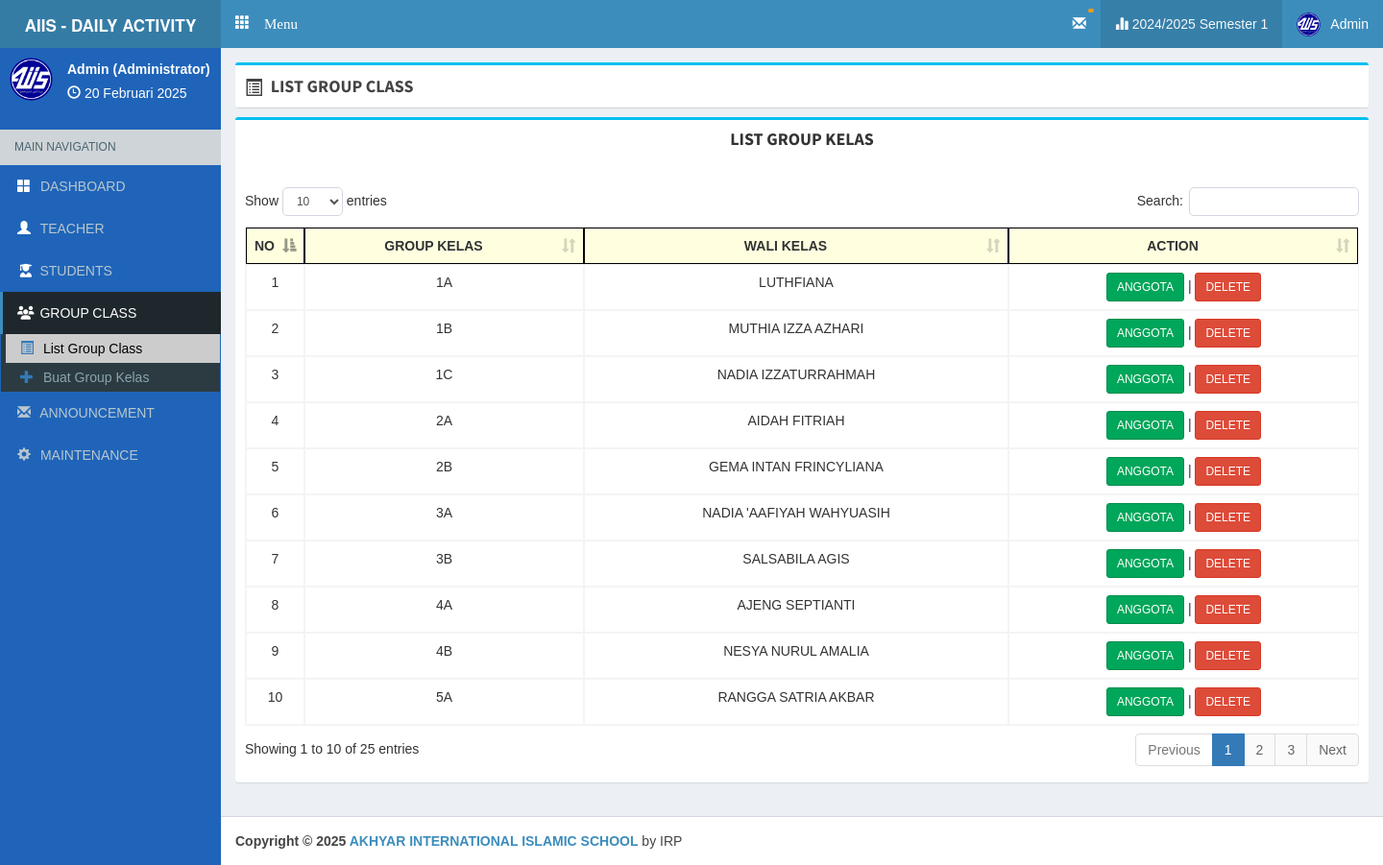
Screenshot of /admin/listgroupclass (signed in) with the database file from the repository.
### tables this page shows
CREATE TABLE `tahun_ajaran` (
  `id_tahun_ajaran` int(11) NOT NULL,
  `c_role` varchar(50) DEFAULT NULL,
  `tahun` varchar(50) DEFAULT NULL,
  `semester` varchar(50) DEFAULT NULL,
  `status` varchar(50) DEFAULT NULL
);

CREATE TABLE `group_kelas` (
  `id` int(11) NOT NULL,
  `nama_group_kelas` char(250) DEFAULT NULL,
  `walas` varchar(250) DEFAULT NULL,
  `nip` varchar(50) DEFAULT NULL
);

CREATE TABLE `aplikasi` (
  `id` int(2) NOT NULL,
  `alamat` varchar(30) NOT NULL,
  `kepsek` varchar(30) NOT NULL,
  `nipkepsek` varchar(30) NOT NULL,
  `namasek` varchar(60) NOT NULL
);

### php/config.php (called while the page is built, shortened)
<?php
$dbhost ='localhost';
$dbuser ='root';
$dbpass ='';
$dbname ='daily_activity_upt1';
$con=mysqli_connect($dbhost,$dbuser,$dbpass,$dbname);
$base='http://localhost/daily_act_upt1/';
$basead='http://localhost/daily_act_upt1/admin/';
$aplikasi=mysqli_fetch_array(mysqli_query($con,"SELECT * FROM aplikasi limit 1"));
?>

### php/function.php (called while the page is built, shortened)
<?php
function tgl($date){
  $array_bulan = array(1=>'Januari','Februari','Maret', 'April', 'Mei', 'Juni','Juli','Agustus','September','Oktober', 'November','Desember');
  $date = strtotime($date);
  $tanggal = date ('j', $date);
  $bulan = $array_bulan[date('n',$date)];
  $tahun = date('Y',$date);
  $result = $tanggal ." ". $bulan ." ". $tahun;
  return($result);
}
?>

### admin/view/students/listgroupclass.php (the view, shortened to what this page needs)
<?php
	$timeOut        = $_SESSION['expire'];
	$timeRunningOut = time() + 5;
  $no             = 1;
  if ($timeRunningOut == $timeOut || $timeRunningOut > $timeOut) {
    $_SESSION['form_success'] = "session_time_out";
    $timeIsOut = 1;
    error_reporting(1);
  } else {
    $queryListGroupClass = mysqli_query($con, "
      SELECT *
      FROM
      group_kelas
      ORDER BY
      nama_group_kelas ASC
    ");
  }
?>
<link href="https://cdn.jsdelivr.net/npm/select2@4.1.0-rc.0/dist/css/select2.min.css" rel="stylesheet" />
<div class="box box-info">
  <center>
    <h4 id="judul_daily">
      <strong> LIST GROUP KELAS </strong>
    </h4>
  </center>
  <br>
  <div class="box-body table-responsive">
    <table id="hightlight_list_siswa" style="text-align: center;" class="table table-bordered table-hover">
      <thead>
        <tr style="background-color: lightyellow; font-weight: bold;">
          <th style="text-align: center; border: 1px solid black;" width="5%">NO</th>
          <th style="text-align: center; border: 1px solid black;"> GROUP KELAS </th>
          <th style="text-align: center; border: 1px solid black;"> WALI KELAS </th>
          <th style="text-align: center; border: 1px solid black;"> ACTION </th>
        </tr>
      </thead>
      <tbody>
        <?php foreach ($queryListGroupClass as $groupKelas): ?>
          <tr>
            <td style="text-align: center;"> <?= $no++; ?> </td>
            <td style="text-align: center;"> <?= $groupKelas['nama_group_kelas']; ?> </td>
            <td style="text-align: center;"> <?= str_replace([" S.Pd.I", "S.Pd", ",", " S.Sos", " S.Ag", " Lc.", "  A.Md", " S.Si", " M.Pd", " S.Psi."], "", $groupKelas['walas']); ?> </td>
            <td style="text-align: center;">
              <a href="<?= $basead; ?>groupclass/<?= $groupKelas['nama_group_kelas']; ?>" class="btn btn-success btn-sm"> ANGGOTA </a> |
              <button class="btn btn-sm btn-danger" data-target="#hapus<?= $groupKelas['id']; ?>" data-toggle="modal"> DELETE </button>
            </td>
          </tr>
        <?php endforeach ?>
      </tbody>
    </table>
  </div>
</div>

### admin/main.php (shortened to what this page needs)
<?php
  require '../php/config.php';
  require '../php/function.php';
  $currTahun    = "";
  $currSemester = "";
  $check = mysqli_num_rows(mysqli_query($con, "SELECT * FROM tahun_ajaran WHERE status = 'aktif' AND c_role = '$_SESSION[key_admin]' "));
  if ($check != 0) {
    $currTahun = mysqli_query($con, "SELECT tahun FROM tahun_ajaran WHERE status = 'aktif' AND c_role = '$_SESSION[key_admin]' ");
    $currTahun = mysqli_fetch_assoc($currTahun)['tahun'];
    $currSemester = mysqli_query($con, "SELECT semester FROM tahun_ajaran WHERE status = 'aktif' AND c_role = '$_SESSION[key_admin]' ");
    $currSemester = mysqli_fetch_assoc($currSemester)['semester'];
  } else {
    $currTahun    = "";
    $currSemester = "";
  }
  $na = mysqli_fetch_array(mysqli_query($con,"SELECT * FROM admin where c_admin = '$_SESSION[key_admin]' "));
?>
<!DOCTYPE html>
<html>
<head>
  <link href="<?php echo $base; ?>theme/js/summernote.min.css" rel="stylesheet"/>
  <link rel="stylesheet" href="<?php echo $base; ?>theme/plugins/datatables/dataTables.bootstrap.css">
  <link rel="stylesheet" href="<?php echo $base; ?>theme/plugins/iCheck/square/blue.css">
  <link rel="stylesheet" href="<?= $base; ?>theme/bower_components/bootstrap/dist/css/bootstrap.min.css">
  <link rel="stylesheet" href="<?= $base; ?>theme/bower_components/font-awesome/css/font-awesome.min.css">
  <link rel="stylesheet" href="https://cdnjs.cloudflare.com/ajax/libs/font-awesome/6.5.1/css/all.min.css" />
  <link rel="stylesheet" href="<?= $base; ?>theme/dist/css/AdminLTE.min.css">
  <link rel="stylesheet" href="<?= $base; ?>theme/dist/css/skins/_all-skins.min.css">
  <link rel="stylesheet" href="<?php echo $base; ?>theme/plugins/pace/pace.min.css">
  <link href="https://cdn.jsdelivr.net/npm/select2@4.1.0-rc.0/dist/css/select2.min.css" rel="stylesheet" />
  <link href="<?php echo $base; ?>theme/datetime/css/bootstrap-datetimepicker.min.css" rel="stylesheet">
  <link rel="stylesheet" href="<?php echo $base; ?>theme/plugins/select2/select2.min.css">
  <link rel="stylesheet" href="<?php echo $base; ?>theme/dist/css/AdminLTE.min.css">
  <link rel="stylesheet" href="<?php echo $base; ?>theme/dist/css/skins/_all-skins.min.css">
  <link rel="stylesheet" href="<?php echo $base; ?>theme/dist/css/overridecss.css">
</head>
<body class="skin-blue hold-transition fixed"
oncontextmenu="return false">
<div class="wrapper">
  <header class="main-header">
    <a href="#" class="logo">
      <span class="logo-lg"> <b style="font-size: 17px;"> AIIS - DAILY ACTIVITY </b> </span>
    </a>
    <nav class="navbar navbar-static-top" role="navigation">
     <a href="#" class="glyphicon glyphicon-th" data-toggle="offcanvas" role="button" style="color: #fff;margin-top: 15px;margin-left: 15px;font-size: 15px;"> Menu
      </a>
      <div class="navbar-custom-menu">
        <ul class="nav navbar-nav">
          <li class="dropdown notifications-menu">
            <a href="#" class="dropdown-toggle" id="untukNotifNoApprKepsek" data-toggle="dropdown">
              <i class="glyphicon glyphicon-envelope"></i>
              <span class="label label-warning" id="notifInfoList">  </span>
            </a>
          </li>
          <li class="active">
            <a><i class="glyphicon glyphicon-stats"></i> <?= $currTahun; ?> Semester <?= $currSemester; ?></a>
          </li>
          <li class="dropdown user user-menu" id="bgnNama">
            <a href="#" class="dropdown-toggle" data-toggle="dropdown">
              <img src="<?php echo $base; ?>imgstatis/logo2.png" class="user-image" alt="User Image">
                <span class="hidden-xs"><?php echo ucfirst($_SESSION['name_user']) ?></span>
              </a>
          </li>
        </ul>
      </div>
    </nav>
  </header>
  <aside class="main-sidebar">
    <section class="sidebar cobasidebar">
      <div class="user-panel">
        <div class="pull-left image">
            <img src="<?php echo $base; ?>imgstatis/logo2.png" class="img-circle" alt="User Image">
        </div>
        <div class="pull-left info">
          <p><?= ucfirst($na['username']); ?> (<?= $na['nama']; ?>) </p>
          <i class="glyphicon glyphicon-time"></i> <?php echo tgl(date('d-m-Y')); ?>
        </div>
      </div>
      <ul class="sidebar-menu">
        <li class="header">MAIN NAVIGATION</li>
        <li>
          <a href="<?= $basead; ?>" id="dashboard"><i style="color: white;" class="glyphicon glyphicon-th-large text-primary"></i> <span id=""> DASHBOARD </span> </a>
        </li>
        <li>
          <a href="<?= $basead; ?>teacher" id="addguru"><i style="color: white;" class="glyphicon glyphicon-user"></i> <span id="addtc"> TEACHER </span> </a>
        </li>
        <li>
          <a href="<?= $basead; ?>students" id="students"><i style="color: white;" class="fa-classic fa-solid fa-user-graduate fa-fw"></i> <span id="addst" style="margin-left: 2px;"> STUDENTS </span> </a>
        </li>
        <li>
          <a href="#" id="list_student">
            <i class="fa-solid fa-users"></i> <span style="margin-left: 2px;"> GROUP CLASS </span>
          </a>
          <ul class="treeview-menu">
            <li>
              <a href="<?= $basead; ?>listgroupclass" id="listgroupclass"><i class="glyphicon glyphicon-list-alt text-primary"></i> <span id="g_kls"> List Group Class </span> </a>
            </li>
            <li>
              <a href="<?= $basead; ?>creategroupstudents" id="creategroupstudents"><i class="glyphicon glyphicon-plus text-primary"></i> <span id="b_gk"> Buat Group Kelas </span> </a>
            </li>
          </ul>
        </li>
        <li>
          <a href="#" id="list_announcement">
            <i class="glyphicon glyphicon-envelope"></i> <span> ANNOUNCEMENT </span>
          </a>
        </li>
        <li>
          <a href="#" id="list_maintenance">
            <i class="glyphicon glyphicon-cog"></i> <span id="titleList2"> MAINTENANCE </span>
          </a>
        </li>
      </ul>
    </section>
  </aside>
  <div class="content-wrapper">
    <?php if (!empty($_GET['on'])): ?>
      <?php if ($_GET['on'] != 'createdaily'): ?>
        <section class="content-header" id="content_head">
          <div class="box box-info" style="margin-bottom: -5px;">
            <div class="box-header with-border">
              <h3 class="box-title" id="boxTitle"> <i class="fa" id="addIcon"></i> <span id="isiMenu"> </span> </h3>
            </div>
          </div>
        </section>
      <?php endif ?>
    <?php endif ?>
    <section class="content" id="isi_konten">
<?php
  if(empty($_GET['on'])){require 'view/dashboard/index.php';}
  else{
    $act=($_GET['on']);
    if($act=='kelas'){
      require 'view/a-kelas.php';
    }
    else if ($act == 'checkpembayarandaninputdata') {
      require 'view/spp/check_pembayaran/check_pembayaran_dan_inputdata.php';
    }
    elseif ($act == 'editdata') {
      require 'view/spp/edit_data/editdata.php';
    }
    elseif($act == 'upload') {
      require 'view/spp/upload/uploadfile.php';
    }
    elseif($act == 'addteacher') {
      require 'view/a-guru.php';
    }
    elseif($act == 'teacher') {
      require 'view/list_teacher.php';
    }
    elseif($act == 'students') {
      require 'view/students/all_student.php';
    }
    elseif($act == 'importsiswa') {
      require 'view/students/importsiswa.php';
    }
    elseif($act == 'addstudent') {
      require 'view/students/a-student.php';
    }
    elseif($act == 'listgroupclass') {
      require 'view/students/listgroupclass.php';
    }
    elseif($act == 'groupclass') {
      require 'view/students/anggota.php';
    }
    elseif($act == 'creategroupstudents') {
      require 'view/students/index.php';
    }
    elseif($act == 'addtogroupclass') {
      require 'view/students/addtogroup.php';
    }
    elseif($act == 'createinfo') {
      require 'view/announcement/index.php';
    }
    elseif ($act == 'tahunajaran') {
      require 'view/maintenance/tahun_ajaran/index.php';
    }
    else{
      require 'view/404.php';
    }
  }
?>
    </section>
  </div>
</div>
  <footer class="main-footer">
    <strong>Copyright &copy; <?php echo date('Y'); ?> <a href="#"><?php echo $aplikasi['namasek']; ?></a></strong> by IRP
</body>
</html>

### admin/main.php (style rules this page uses)
body { font-family:arial; }
#addIcon { top: 4px; }

### rows the page displays
tahun_ajaran: tahun "2024/2025", semester "1"
group_kelas: nama_group_kelas "1A", walas "LUTHFIANA"
group_kelas: nama_group_kelas "1B", walas "MUTHIA IZZA AZHARI"
group_kelas: nama_group_kelas "1C", walas "NADIA IZZATURRAHMAH"
group_kelas: nama_group_kelas "2A", walas "AIDAH FITRIAH"
group_kelas: nama_group_kelas "2B", walas "GEMA INTAN FRINCYLIANA"
group_kelas: nama_group_kelas "3A", walas "NADIA 'AAFIYAH WAHYUASIH"
group_kelas: nama_group_kelas "3B", walas "SALSABILA AGIS"
group_kelas: nama_group_kelas "4A", walas "AJENG SEPTIANTI"
group_kelas: nama_group_kelas "4B", walas "NESYA NURUL AMALIA"
group_kelas: nama_group_kelas "5A", walas "RANGGA SATRIA AKBAR"
aplikasi: namasek "AKHYAR INTERNATIONAL ISLAMIC SCHOOL"

### other values shown
$_SESSION['name_user'] "Admin"
$na['username'] "Admin"
$na['nama'] "Administrator"
